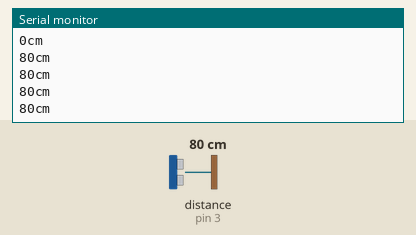
This sketch was run on a simulated Arduino Uno, built with avr-gcc and run on an emulated ATmega328P. Shown: the last lines printed to the serial monitor. Wiring (inferred from the names in the program): ultrasonic range finder: trigger pin 2; echo pin 3. Inputs (shaded band) come from the test bench; at power-on: distance to the obstacle (sensor on pin 3) 80 cm. The echo pulse lasts 58.3 µs per cm.

Above: at 2.2 s.
2.3 s: distance to the obstacle (sensor on pin 3) set to 2 cm
At 2.76 s:
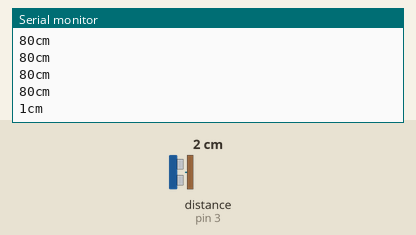
3.8 s: distance to the obstacle (sensor on pin 3) set to 4 cm
At 3.96 s:
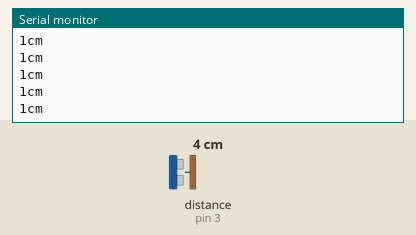
Timing chart, 0 to 6.8 s (numbered marks = the images above; inputs shaded):
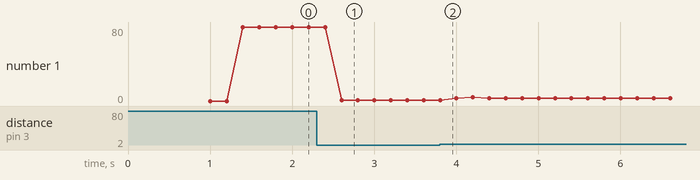

The sketch:

JAF_Ultrasonic.ino
```cpp
/*
 Name:		JAF_Ultrasonic.ino
 Created:	1/19/2016 8:06:39 PM
 Author:	JohnF
 Editor:	http://www.visualmicro.com
*/

#include "JAF_UltrasonicLib.h"

JAF_UltrasonicLib Ultrasonic(200);
uint16_t meassurement = 0;
uint16_t lastMeassurement = 0;

// the setup function runs once when you press reset or power the board
void setup() {

	Serial.begin(57600);
	while(!Serial){}

	Ultrasonic.init();

	delay(1000);

	Ultrasonic.trigg();
}

// the loop function runs over and over again until power down or reset
void loop() {

	if (Ultrasonic.isFinished())
	{
		meassurement = Ultrasonic.getRange();
		Serial.print(meassurement);
		Serial.println("cm");

		lastMeassurement = meassurement;
	}

	// Running at 5Hz
	delay(200);

	Ultrasonic.trigg();
}
```

JAF_UltrasonicLib.cpp
```cpp
/*
 Name:		JAF_UltrasonicLib.cpp
 Created:	1/19/2016 8:06:39 PM
 Author:	JohnF
 Editor:	http://www.visualmicro.com
*/

#include "JAF_UltrasonicLib.h"

// Pointer to _instance
JAF_UltrasonicLib *JAF_UltrasonicLib::_instance = NULL;

#pragma region Constructor
// Constructor. Setting instance pointer to this
JAF_UltrasonicLib::JAF_UltrasonicLib(int maxDist)
{
	_maxDist = maxDist;
	_finished = false;

	if (_instance == 0) _instance = this;
}
#pragma endregion

#pragma region Members

// Init method for setting up the pinmodes and attaching interrupt.
// Using pin 2 and 3 for Uno
// Using pin 19 and 18 for Mega 2560
// This is for simplicity when using PORTD bit 2 and 3.
void JAF_UltrasonicLib::init()
{
	pinMode(TRIGGPIN, OUTPUT);
	pinMode(ECHOPIN, INPUT);
	digitalWrite(TRIGGPIN, LOW);
	attachInterrupt(digitalPinToInterrupt(ECHOPIN), JAF_UltrasonicLib::_signal, CHANGE);
}

// trigg the sensor to run another start. run this frequently to get readings.
// Only triggers if a trigg is not allready started.
// If Timeout distance reached it starts over
void JAF_UltrasonicLib::trigg()
{
	if (_finished)
	{
		_finished = false;
		// Set trigPin high. PIN 2 on Uno and Mega 2560
		WRITEPORT |= WHIGH;

		delayMicroseconds(10);

		// Set trigpin Low. PIN 2 on Uno and Mega 2560
		WRITEPORT &= WLOW;
	}

	// reset _finished flag ehwn timeout on distance
	if ((micros() - _startTime) > (_maxDist * DISTANCE_CALC_CM))
	{
		_finished = true;
	}
}

// If IsFinished is set. get the reange meassurement by calling this
uint16_t JAF_UltrasonicLib::getRange()
{
	_range = (_endTime - _startTime) / DISTANCE_CALC_CM;
	return (_range < _maxDist) ? _range : 0;
}

# pragma endregion

#pragma region Private Members

// Interrupt routine to run on input change. Uses the instance pointer to get data.
void JAF_UltrasonicLib::_signal(){
	JAF_UltrasonicLib* _this = JAF_UltrasonicLib::instance();

	switch (READPIN &= RSIGNAL) // PIN 3 on Uno and Mega 2560
	{
		case RSIGNAL:
			_this->_startTime = micros();
			break;
		case 0:
			_this->_endTime = micros();
			_this->_finished = true;
			break;
	}
}

# pragma endregion
```

JAF_UltrasonicLib.h
```cpp
/*
 Name:		JAF_UltrasonicLib.h
 Created:	1/19/2016 8:06:39 PM
 Author:	JohnF
 Editor:	http://www.visualmicro.com
*/

#ifndef _JAF_UltrasonicLib_h
#define _JAF_UltrasonicLib_h

#if defined(ARDUINO) && ARDUINO >= 100
	#include "arduino.h"
#else
	#include "WProgram.h"
#endif

#define ECHOPIN 3
#define TRIGGPIN 2

#if defined(ARDUINO_AVR_MEGA2560)
#define WRITEPORT PORTE
#define READPIN PINE
#define WHIGH B00010000
#define WLOW B11101111
#define RSIGNAL B00100000
#elif defined(ARDUINO_AVR_UNO)
#define WRITEPORT PORTD
#define READPIN PIND
#define WHIGH B00000100
#define WLOW B11111011
#define RSIGNAL B00001000
#endif

#define DISTANCE_CALC_CM 58

class JAF_UltrasonicLib
{

private:

	uint8_t _maxDist;
	uint16_t _range;
	volatile unsigned long _startTime, _endTime;
	volatile bool _finished;

	static void _signal();
	static JAF_UltrasonicLib* _instance;

public:
	JAF_UltrasonicLib(int max_dist);

	void init();
	void trigg(void);
	uint16_t getRange(void);

	bool isFinished(){ return _finished; }
	static JAF_UltrasonicLib* instance(){ return _instance; }
};

#endif
```

Measured:
- after the input at 2.3 s, the serial monitor: prints a new line after 0.30 s (image 1)
- plotted number 1: 80 → 1 after the input at 2.3 s, 1 → 3 after the input at 3.8 s
